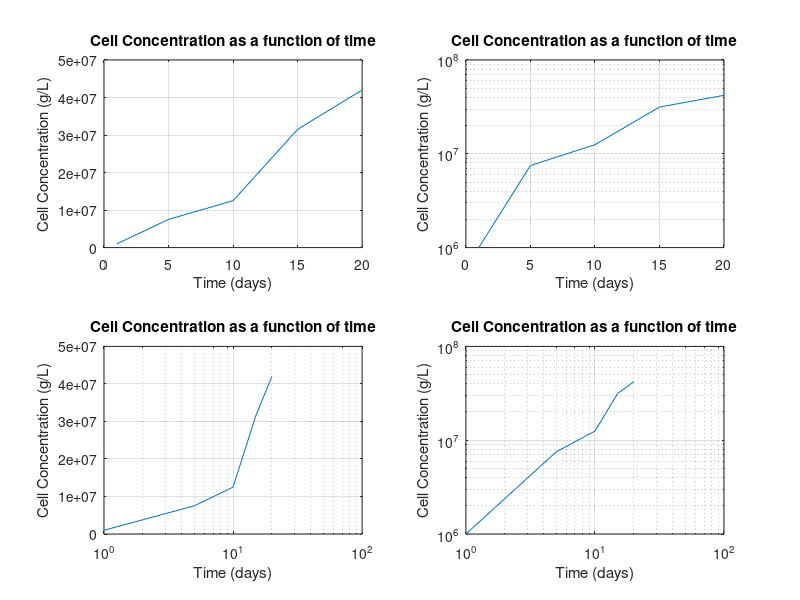

Here is the MATLAB script that generated this plot:
%%%%%%%%%%%%%%%%%%%%%%%%%%%%%%%%%%%%%%%%%%%%%%%%%%%%%%%%%%%%%%%%%%%%%%%%%%%
%
%  Programmer(s) and Purdue Email Address(es):
%  1. Mark Luzarowski mluzarow@purdue.edu
%
%  Section: 017
%
%  Assignment #: 10.1
%
%  Academic Integrity Statement:
%
%       I/we have not used source code obtained from
%       any other unauthorized source, either modified
%       or unmodified.  Neither have I/we provided access
%       to my/our code to another. The project I/we am/are submitting
%       is my/our own original work.
%
%  Program Description: Plots cell growth data four different ways and
%  presents the general form of the linearized line.
%
%%%%%%%%%%%%%%%%%%%%%%%%%%%%%%%%%%%%%%%%%%%%%%%%%%%%%%%%%%%%%%%%%%%%%%%%%%%

% --- INPUTS ---
%Time (x) values.
time = [1, 5, 10, 15, 20];
%Cell Concentration (y) values.
cell_conc = [1e6, 7.5e6, 1.25e7, 3.15e7, 4.2e7];

% --- CALCULATIONS ---
%Reguar plot
subplot(2,2,1), plot(time, cell_conc), 
title('Cell Concentration as a function of time'), 
xlabel('Time (days)'), ylabel('Cell Concentration (g/L)'), 
grid on;
%Log y axis plot.
subplot(2,2,2), semilogy(time, cell_conc), 
title('Cell Concentration as a function of time'), 
xlabel('Time (days)'), ylabel('Cell Concentration (g/L)'), 
grid on;
%Log x axis plot.
subplot(2,2,3), semilogx(time, cell_conc), 
title('Cell Concentration as a function of time'), 
xlabel('Time (days)'), ylabel('Cell Concentration (g/L)'), 
grid on;
%Log both axis plot.
subplot(2,2,4), loglog(time, cell_conc), 
title('Cell Concentration as a function of time'), 
xlabel('Time (days)'), ylabel('Cell Concentration (g/L)'), 
grid on;

% --- OUTPUTS ----
fprintf('General Form: y = b*x^m');
fprintf('\nExplanation: As the loglog graph is linear, we can use the power law model.');
fprintf('\nLinear Form: y = 2.2188e6*x - 3.7318e6\n');